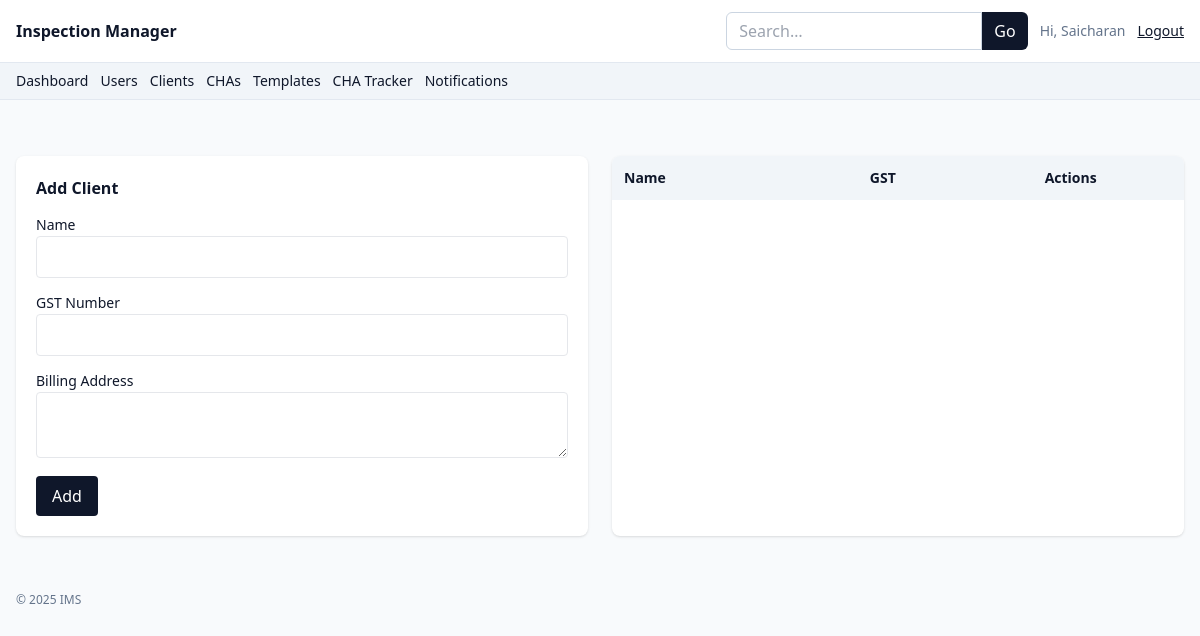
The app's page /clients (signed in), older data.
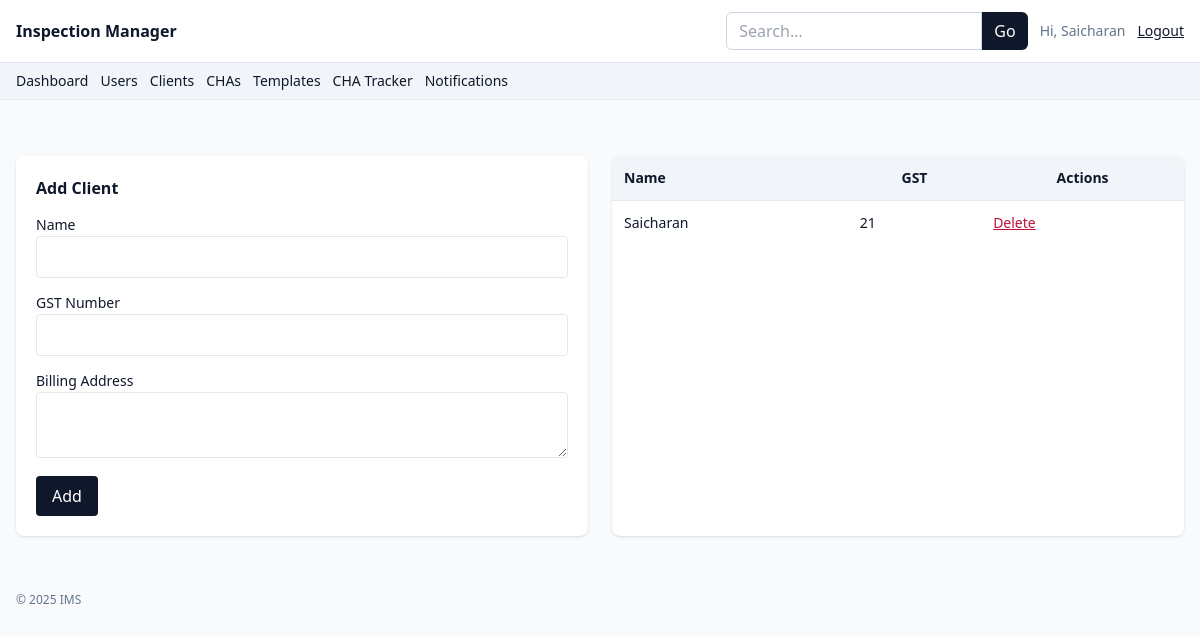
The same page, newer data.
### app.py (models this page shows)
class Client(db.Model):
    __tablename__ = "client"
    id = db.Column(db.Integer, primary_key=True)
    name = db.Column(db.String(160), nullable=False)
    gst_number = db.Column(db.String(40))
    billing_address = db.Column(db.Text)

### app.py (the view, shortened to what this page needs)
@app.route("/clients", methods=["GET","POST"], endpoint="clients_list")
@role_required(Role.ADMIN)
def clients_list():
    data = Client.query.order_by(Client.name.asc()).all()
    return render_template("clients.html", data=data)

### app.py (called while the page is built)
def role_required(*roles):
    def deco(fn):
        from functools import wraps
        @wraps(fn)
        def wrap(*a, **kw):
            if not session.get("user_id"):
                flash("Please login.", "warning")
                return redirect(url_for("login"))
            if roles and session.get("role") not in roles:
                flash("Unauthorized.", "danger")
                return redirect(url_for("dashboard"))
            return fn(*a, **kw)
        return wrap
    return deco

@app.context_processor
def inject_globals():
    return dict(
        Role=Role, InspectionStatus=InspectionStatus, InvoiceStatus=InvoiceStatus,
        ReportStatus=ReportStatus, CommissionStatus=CommissionStatus, now=datetime.utcnow, User=User
    )

### templates/clients.html (shortened to what this page needs)
{% extends "base.html" %}
{% block content %}
<div class="grid md:grid-cols-2 gap-6">
    <div class="bg-white rounded-lg shadow p-5">
        <h2 class="font-semibold mb-3">Add Client</h2>
        <form method="post" class="space-y-3">
            <div><label class="text-sm">Name</label><input name="name" required class="w-full border rounded px-3 py-2">
            </div>
            <div><label class="text-sm">GST Number</label><input name="gst_number"
                    class="w-full border rounded px-3 py-2"></div>
            <div><label class="text-sm">Billing Address</label><textarea name="billing_address"
                    class="w-full border rounded px-3 py-2"></textarea></div>
            <button class="bg-slate-900 text-white rounded px-4 py-2">Add</button>
        </form>
    </div>
    <div class="bg-white rounded-lg shadow overflow-hidden">
        <table class="w-full text-sm">
            <thead class="bg-slate-100">
                <tr>
                    <th class="p-3 text-left">Name</th>
                    <th class="p-3">GST</th>
                    <th class="p-3">Actions</th>
                </tr>
            </thead>
            <tbody>
                {% for c in data %}
                <tr class="border-t">
                    <td class="p-3">{{ c.name }}</td>
                    <td class="p-3">{{ c.gst_number }}</td>
                    <td class="p-3">
                        <form method="post" action="{{ url_for('clients_delete', cid=c.id) }}"
                            onsubmit="return confirm('Delete client?')">
                            <button class="text-rose-700 underline">Delete</button>
                        </form>
                    </td>
                </tr>{% endfor %}
            </tbody>
        </table>
    </div>
</div>
{% endblock %}

### templates/base.html (shortened to what this page needs)
<!doctype html>
<html lang="en">
<head>
    <script src="https://cdn.tailwindcss.com"></script>
</head>
<body class="bg-slate-50 text-slate-900">
    <nav class="bg-white border-b border-slate-200">
        <div class="mx-auto max-w-7xl px-4 py-3 flex items-center justify-between">
            <a href="{{ url_for('dashboard') }}" class="font-semibold">Inspection Manager</a>
            <div class="flex items-center gap-3">
                {% if session.get('user_id') %}
                <form action="{{ url_for('global_search') }}" method="get" class="hidden md:flex">
                    <input name="q" value="{{ request.args.get('q','') }}" placeholder="Search…"
                        class="rounded-l-md border border-slate-300 px-3 py-1.5 focus:outline-none focus:ring w-64">
                    <button class="rounded-r-md bg-slate-900 text-white px-3">Go</button>
                </form>
                <span class="text-sm text-slate-500">Hi, {{ session.get('user_name') }}</span>
                <a class="text-sm underline" href="{{ url_for('logout') }}">Logout</a>
                {% else %}
                <a class="text-sm underline" href="{{ url_for('login') }}">Login</a>
                {% endif %}
            </div>
        </div>
    </nav>
    {% if session.get('user_id') %}
    <div class="bg-slate-100 border-b border-slate-200">
        <div class="mx-auto max-w-7xl px-4 py-2 flex flex-wrap gap-3 text-sm">
            <a class="hover:underline" href="{{ url_for('dashboard') }}">Dashboard</a>
            {% if session.get('role') == Role.ADMIN %}
            <a class="hover:underline" href="{{ url_for('users_admin') }}">Users</a>
            <a class="hover:underline" href="{{ url_for('clients_list') }}">Clients</a>
            <a class="hover:underline" href="{{ url_for('chas_list') }}">CHAs</a>
            <a class="hover:underline" href="{{ url_for('templates_mgmt') }}">Templates</a>
            {% endif %}
            {% if session.get('role') in [Role.ADMIN, Role.ACCOUNTANT] %}
            <a class="hover:underline" href="{{ url_for('cha_tracker') }}">CHA Tracker</a>
            {% endif %}
            <a class="hover:underline" href="{{ url_for('notifications') }}">Notifications</a>
        </div>
    </div>
    {% endif %}
    <div class="mx-auto max-w-7xl px-4 py-4 space-y-2">
    </div>
    <main class="mx-auto max-w-7xl px-4 py-6">{% block content %}{% endblock %}</main>
    <footer class="mx-auto max-w-7xl px-4 py-8 text-xs text-slate-500">
        &copy; {{ now().year }} IMS
    </footer>
</body>
</html>

Row changes from the older to the newer data that the page shows:
added Client: get "Saicharan", name "Saicharan", gst_number "21"
Text that changed along with them:
{{ session.get('user_name') }}: "Saicharan" → (not shown)
